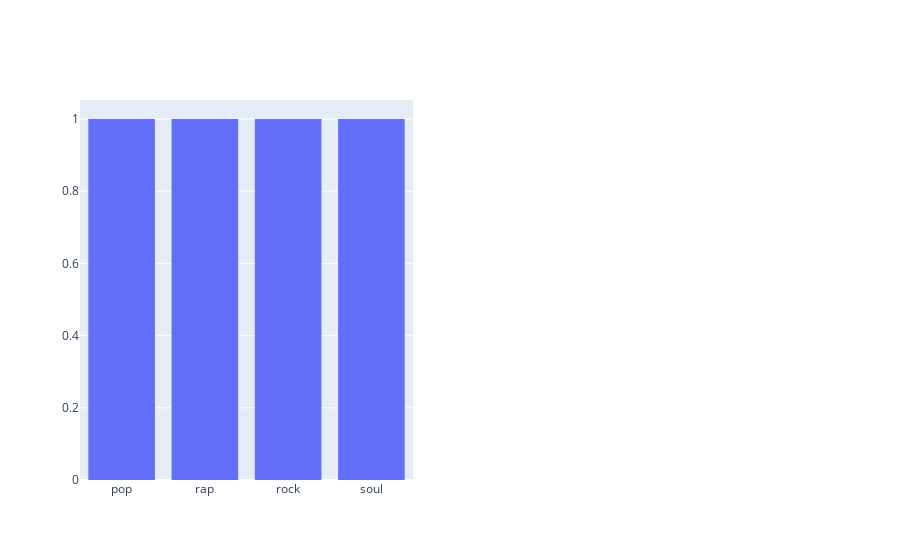

The cell this chart's notebook holds for it:
### Code cell
money_fig = graph_objects.Histogram(
    x=loaded_sum_df.index,
    y=loaded_sum_df['money'].values
)
test_fig = make_subplots(rows=1, cols=2)
test_fig.add_trace(money_fig)
test_fig.show()

### Figure 1 — Plotly figure (JSON) as saved in the notebook; plotly's stock layout.template omitted (floating-point values rounded to 4 significant figures)
{"data": [{"type": "histogram", "x": ["pop", "rap", "rock", "soul"], "y": [133, 634, 46, 52]}], "layout": {"autosize": true, "xaxis": {"anchor": "y", "autorange": true, "domain": [0, 0.45], "range": [-0.5, 3.5], "type": "category"}, "xaxis2": {"anchor": "y2", "domain": [0.55, 1]}, "yaxis": {"anchor": "x", "autorange": true, "domain": [0, 1], "range": [0, 1.053], "type": "linear"}, "yaxis2": {"anchor": "x2", "domain": [0, 1]}}}
